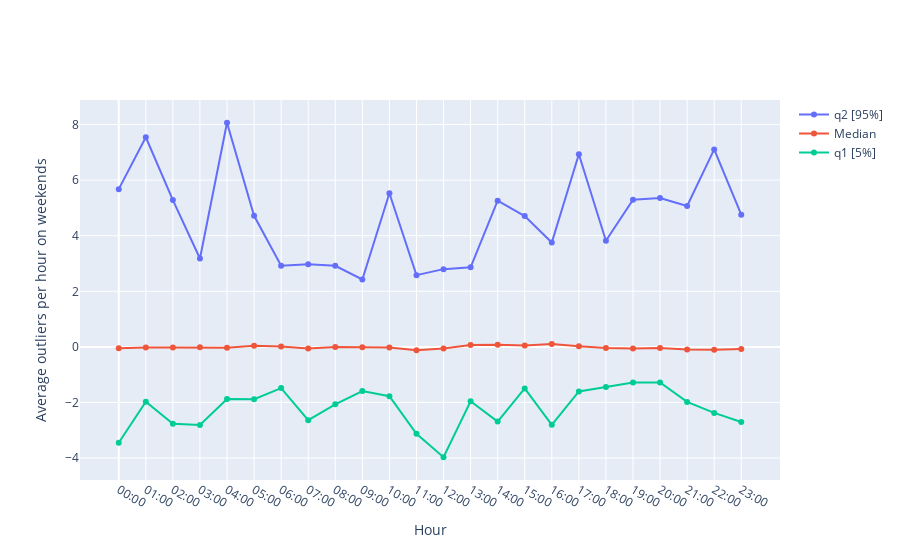

The cell this chart's notebook holds for it:
### Code cell
# Create traces
fig = go.Figure()
fig.add_trace(go.Scatter(x=df_bhour_stats ["dt_start_utc"], y=df_bhour_stats ["voality_q2"],
                    mode='lines+markers', 
                    name='q2 [95%]'))

fig.add_trace(go.Scatter(x=df_bhour_stats ["dt_start_utc"], y=df_bhour_stats ["voality_median"],
                    mode='lines+markers',
                    name='Median'))

fig.add_trace(go.Scatter(x=df_bhour_stats ["dt_start_utc"], y=df_bhour_stats ["voality_q1"],
                    mode='lines+markers',
                    name='q1 [5%]' ))

fig.update_layout(
    #title="Outliers on weekends per hour",
    xaxis = dict(
        tickmode = 'array',
        tickvals = [0, 1, 2, 3, 4, 5, 6, 7, 8, 9, 10, 11, 12, 13, 14, 15, 16, 17, 18, 19, 20, 21, 22, 23],
        ticktext=["00:00", "01:00", "02:00", "03:00", "04:00", "05:00", "06:00", "07:00", "08:00", "09:00", "10:00", "11:00", 
        "12:00", "13:00", "14:00", "15:00", "16:00", "17:00", "18:00", "19:00", "20:00", "21:00", "22:00", "23:00"]),
    xaxis_title="Hour",
    yaxis_title="Average outliers per hour on weekends"
)

fig.show()

### Figure 1 — Plotly figure (JSON) as saved in the notebook; plotly's stock layout.template omitted (floating-point values rounded to 4 significant figures)
{"data": [{"mode": "lines+markers", "name": "q2 [95%]", "type": "scatter", "x": [0, 1, 2, 3, 4, 5, 6, 7, 8, 9, 10, 11, 12, 13, 14, 15, 16, 17, 18, 19, 20, 21, 22, 23], "y": [5.675, 7.543, 5.281, 3.178, 8.064, 4.715, 2.918, 2.975, 2.917, 2.426, 5.527, 2.581, 2.798, 2.861, 5.262, 4.706, 3.755, 6.93, 3.819, 5.295, 5.354, 5.067, 7.105, 4.756]}, {"mode": "lines+markers", "name": "Median", "type": "scatter", "x": [0, 1, 2, 3, 4, 5, 6, 7, 8, 9, 10, 11, 12, 13, 14, 15, 16, 17, 18, 19, 20, 21, 22, 23], "y": [-0.04731, -0.01891, -0.02237, -0.01512, -0.02928, 0.04179, 0.0138, -0.05367, -0.007942, -0.01244, -0.02294, -0.1227, -0.05659, 0.07198, 0.07553, 0.05078, 0.1047, 0.0257, -0.03653, -0.06002, -0.04112, -0.0929, -0.1047, -0.08031]}, {"mode": "lines+markers", "name": "q1 [5%]", "type": "scatter", "x": [0, 1, 2, 3, 4, 5, 6, 7, 8, 9, 10, 11, 12, 13, 14, 15, 16, 17, 18, 19, 20, 21, 22, 23], "y": [-3.448, -1.97, -2.766, -2.812, -1.873, -1.881, -1.483, -2.637, -2.066, -1.59, -1.776, -3.125, -3.971, -1.958, -2.686, -1.495, -2.804, -1.602, -1.441, -1.28, -1.279, -1.979, -2.376, -2.705]}], "layout": {"xaxis": {"tickmode": "array", "ticktext": ["00:00", "01:00", "02:00", "03:00", "04:00", "05:00", "06:00", "07:00", "08:00", "09:00", "10:00", "11:00", "12:00", "13:00", "14:00", "15:00", "16:00", "17:00", "18:00", "19:00", "20:00", "21:00", "22:00", "23:00"], "tickvals": [0, 1, 2, 3, 4, 5, 6, 7, 8, 9, 10, 11, 12, 13, 14, 15, 16, 17, 18, 19, 20, 21, 22, 23], "title": {"text": "Hour"}}, "yaxis": {"title": {"text": "Average outliers per hour on weekends"}}}}
